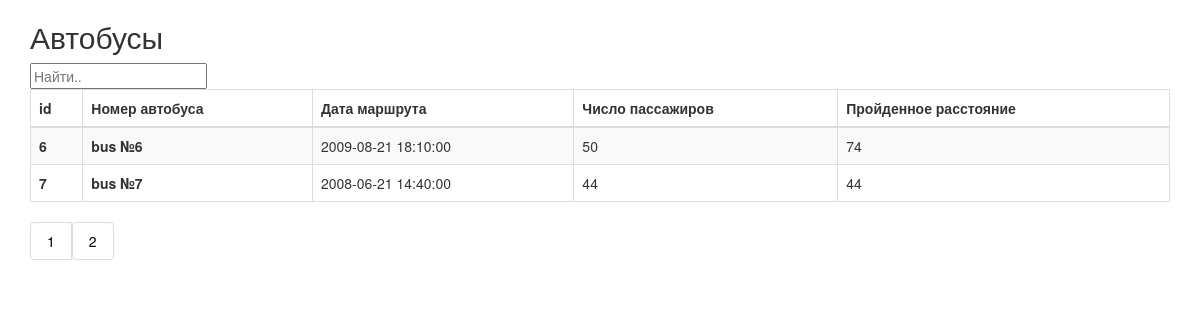
Page /?page=2 on the earlier database version.
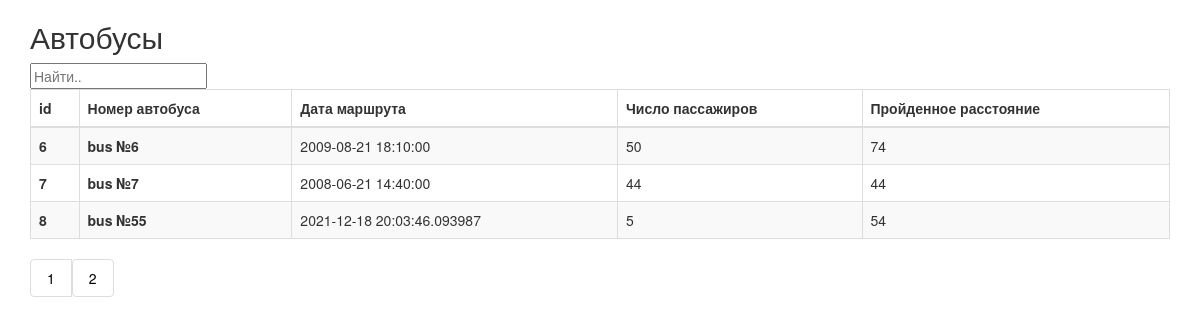
Same page on the later database version.
### core/models.py (models this page shows, shortened)
class Wel(db.Model):
    __tablename__ = 'wels'
    id = db.Column(db.Integer(), primary_key=True)
    date = db.Column(db.DateTime(), nullable=False)
    title = db.Column(db.String(), nullable=False)
    quantity = db.Column(db.Integer(),nullable=False)
    distance = db.Column(db.Integer(),nullable=False)

### core/routes.py (the view)
@app.route('/')
def index():
    page = request.args.get('page', 1, type=int)
    wels = Wel.query.paginate(page=page, per_page=5)
    return render_template('index.html', wels=wels)

### core/templates/index.html
{% extends 'base.html' %}
{% block content %}
<div class="container">
    <h2>Автобусы</h2>
    <input id="myInput" type="text" placeholder="Найти..">
    <br>
    <table class="table table-bordered table-striped table_sort">
                <thead>
                    <tr>
                        <th>id</th>
                        <th>Номер автобуса</th>
                        <th>Дата маршрута</th>
                        <th>Число пассажиров</th>
                        <th>Пройденное расстояние</th>
                    </tr>
                </thead>
                <tbody id="myTable">
                {% for wel in wels.items %}
                <tr>
                    <th>{{wel.id}}</th>
                    <th>{{wel.title}}</th>
                    <td>{{wel.date}}</td>
                    <td>{{wel.quantity}}</td>
                    <td>{{wel.distance}}</td>
                {% endfor %}
                </tr>
            </tbody>
    </table>
  </div>
<div class="container">
        {% for page_num in wels.iter_pages(left_edge=1, right_edge=2, left_current=2, right_current=2) %}
              {% if page_num %}
                  {% if page_num == wels.page %}
            <ul class="pagination">
              <li><a href="{{url_for('index', page=page_num)}}"> {{ page_num }} </a></li>
         </ul>
            {% else %}
            <ul class="pagination">
              <li><a href="{{url_for('index', page=page_num)}}"> {{ page_num }} </a></li>
              {% endif %}
              {% else %}
              ...
              {% endif %}
          {% endfor %}
</div>
{% endblock %}

### core/templates/base.html (shortened to what this page needs)
<!DOCTYPE html>
<html lang="ru">
<head>
    <link rel="stylesheet" href="{{url_for('static', filename='css/style.css') }}">
    <link rel="stylesheet" href="https://maxcdn.bootstrapcdn.com/bootstrap/3.4.1/css/bootstrap.min.css">
</head>
<body>
    {% block content %}
    {% endblock %}
</body>
</html>

### core/static/css/style.css (style rules this page uses)
ul.pagination { display: inline-block; padding: 0; margin: 0; }
ul.pagination li { display: inline; }
ul.pagination li a { color: black; float: left; padding: 8px 16px; text-decoration: none; }

Differences in the rows shown:
added Wel: id "8", title "bus №55", date "2021-12-18 20:03:46.093987", quantity "5", distance "54"
